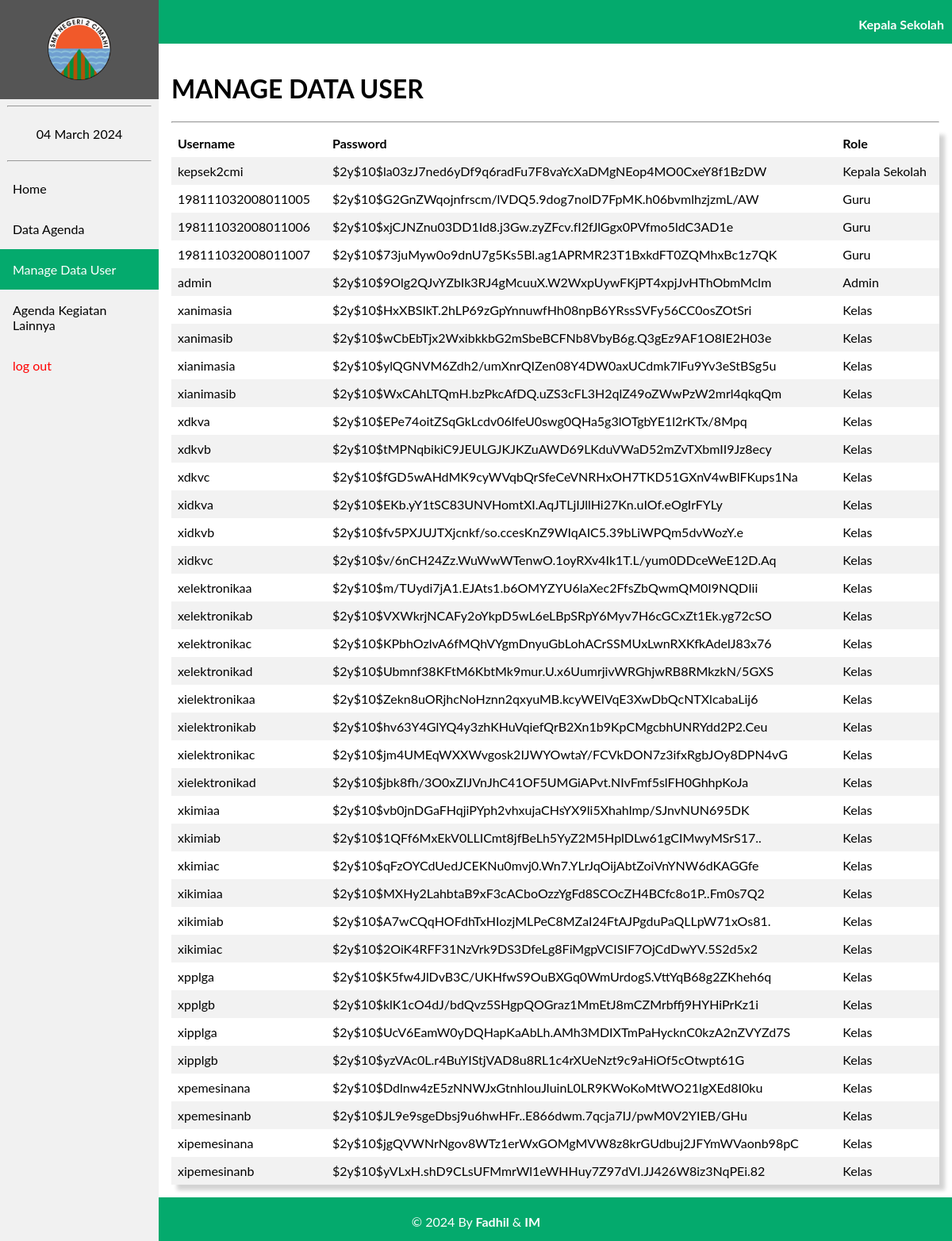
The page /agenda/data_user_kepsek.php (signed in) on the database as committed earlier.
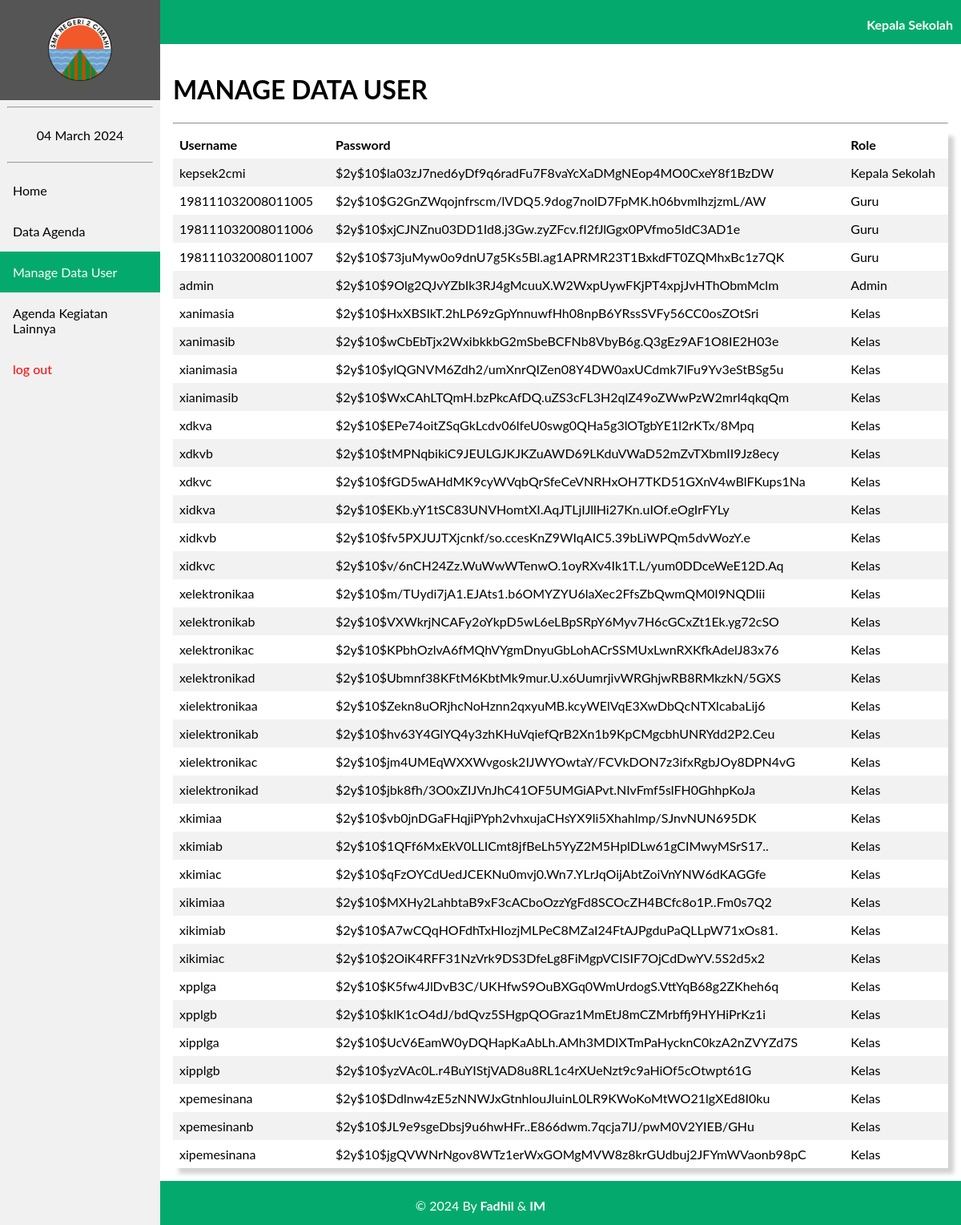
The same page on the database as committed later.
### tables this page shows
CREATE TABLE `tb_user` (
  `id_user` varchar(18) NOT NULL,
  `username` varchar(30) NOT NULL,
  `password` varchar(255) NOT NULL,
  `role` int(11) NOT NULL
);

CREATE TABLE `tb_role` (
  `id_role` int(11) NOT NULL,
  `nama_role` varchar(50) NOT NULL
);

### agenda/data_user_kepsek.php (the view, shortened to what this page needs)
<?php
    include 'koneksi.php';
    $result = mysqli_query($Conn, "SELECT tb_user.id_user, tb_user.username, tb_user.password, tb_role.nama_role
                            FROM tb_user INNER JOIN tb_role ON tb_user.role = tb_role.id_role");
?>
<!DOCTYPE html>
<html lang="en">
<head>
    <link rel="stylesheet" href="navbar.css">
    <link rel="stylesheet" href="https://cdnjs.cloudflare.com/ajax/libs/font-awesome/4.7.0/css/font-awesome.min.css">
</head>
<body>
<header>
    <div class="sidebar">
        <a href="beranda3.php"><center><img src="image/2cmi.PNG" style="width: 80px; padding: 5px;"></center></a>
        <hr  style="width: 90%;">
        <center><a href="#"><?= date("d F Y"); ?></a></center>
        <hr  style="width: 90%;">
        <a href="kepsek_home.php">Home</a>
        <a href="report_guru.php">Data Agenda</a>
        <a class="active" href="data_user_kepsek.php">Manage Data User</a>
        <a href="kegiatan_lainnya_kepsek.php">Agenda Kegiatan Lainnya</a>
        <a style="color: red;"href="logout.php"> log out</button></a>
    </div>
    </header>
    <div class="head" style="display: inline-block;">
    <p style="margin-right: 10px;"><b>Kepala Sekolah</b></p>
    </div>
    <div class="content">
    <h1>MANAGE DATA USER</h1><hr>
    <table style="box-shadow: 7px 7px 5px lightgrey;">
        <tr>
            <th>Username</th>
            <th>Password</th>
            <th>Role</th>
        </tr>
        <?php
        foreach($result as $d){ ?>
            <tr>
                <td><?= $d['username'] ?></td>
                <td><?= $d['password'] ?></td>
                <td><?= $d['nama_role'] ?></td>
            </tr>
        <?php } ?>
    </table>
    </div>
    <div class="footer">
        <p>&copy; 2024 By <b>Fadhil</b> & <b>IM</b></p>
    </div>
</body>
</html>

Rows that differ between the two databases and show on the page:
removed tb_user: username "xipemesinanb", password "$2y$10$yVLxH.shD9CLsUFMmrWl1eWHHuy7Z97dVI.JJ426W8iz3NqPEi.82", tb_role.nama_role "Kelas"
